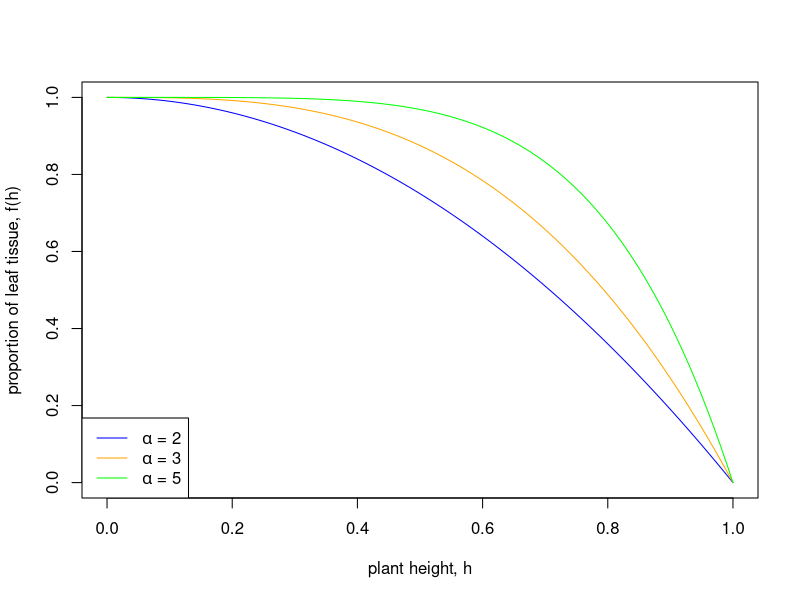

This chart was generated by the following R code:
f <- function(h) {
  1 - h^alpha
}

alpha <- 2
curve(f(x), from = 0, to = 1, col ="blue", xlab = "plant height, h", ylab = "proportion of leaf tissue, f(h)")
alpha <- 3
curve(f(x), from = 0, to = 1, col ="orange", add = TRUE)
alpha <- 5
curve(f(x), from = 0, to = 1, col ="green", add = TRUE)
legend("bottomleft", legend = c(expression(paste(alpha, " = ", 2)),
                                expression(paste(alpha, " = ", 3)),
                                expression(paste(alpha, " = ", 5))),
       lty =1, col = c("blue", "orange", "green"))